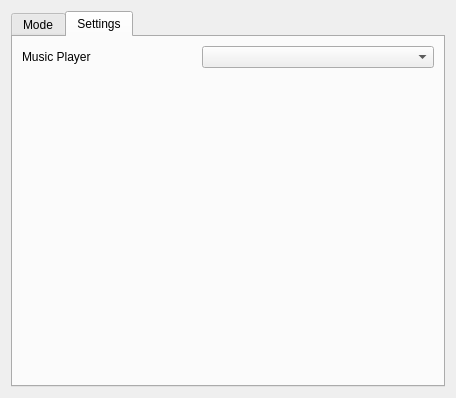
<?xml version="1.0" encoding="UTF-8"?>
<ui version="4.0">
 <class>settingsUi</class>
 <widget class="QWidget" name="settingsUi">
  <property name="windowModality">
   <enum>Qt::NonModal</enum>
  </property>
  <property name="geometry">
   <rect>
    <x>0</x>
    <y>0</y>
    <width>456</width>
    <height>394</height>
   </rect>
  </property>
  <property name="windowTitle">
   <string>Form</string>
  </property>
  <layout class="QGridLayout" name="gridLayout_4">
   <item row="0" column="0">
    <widget class="QTabWidget" name="settings">
     <property name="tabPosition">
      <enum>QTabWidget::North</enum>
     </property>
     <property name="tabShape">
      <enum>QTabWidget::Rounded</enum>
     </property>
     <property name="currentIndex">
      <number>1</number>
     </property>
     <property name="elideMode">
      <enum>Qt::ElideNone</enum>
     </property>
     <widget class="QWidget" name="tab_mode">
      <attribute name="title">
       <string>Mode</string>
      </attribute>
      <layout class="QGridLayout" name="gridLayout_5">
       <item row="0" column="0">
        <widget class="QLabel" name="label_2">
         <property name="text">
          <string>Current plugin status:</string>
         </property>
        </widget>
       </item>
       <item row="0" column="1" colspan="2">
        <widget class="QLabel" name="status_text">
         <property name="text">
          <string>Is working</string>
         </property>
        </widget>
       </item>
       <item row="0" column="3">
        <widget class="QPushButton" name="change_status">
         <property name="text">
          <string>Stop</string>
         </property>
        </widget>
       </item>
       <item row="1" column="0">
        <widget class="QComboBox" name="accounts">
         <property name="enabled">
          <bool>false</bool>
         </property>
        </widget>
       </item>
       <item row="1" column="2" colspan="2">
        <spacer name="horizontalSpacer">
         <property name="orientation">
          <enum>Qt::Horizontal</enum>
         </property>
         <property name="sizeHint" stdset="0">
          <size>
           <width>187</width>
           <height>20</height>
          </size>
         </property>
        </spacer>
       </item>
       <item row="2" column="0" colspan="2">
        <widget class="QCheckBox" name="for_all_accounts">
         <property name="text">
          <string>Set mode for all accounts</string>
         </property>
         <property name="checked">
          <bool>true</bool>
         </property>
        </widget>
       </item>
       <item row="3" column="0" colspan="4">
        <widget class="QStackedWidget" name="mode_settigs">
         <property name="enabled">
          <bool>true</bool>
         </property>
         <property name="currentIndex">
          <number>1</number>
         </property>
         <widget class="QWidget" name="no_accounts">
          <layout class="QGridLayout" name="gridLayout_8">
           <item row="0" column="0">
            <widget class="QLabel" name="label">
             <property name="text">
              <string>You have no Oscar, Jabber or MRIM accounts.</string>
             </property>
             <property name="alignment">
              <set>Qt::AlignHCenter|Qt::AlignTop</set>
             </property>
            </widget>
           </item>
          </layout>
         </widget>
         <widget class="QWidget" name="global">
          <layout class="QGridLayout" name="gridLayout_14">
           <item row="0" column="0">
            <widget class="QTabWidget" name="protocols">
             <property name="enabled">
              <bool>true</bool>
             </property>
             <property name="tabPosition">
              <enum>QTabWidget::West</enum>
             </property>
             <property name="currentIndex">
              <number>0</number>
             </property>
             <property name="tabsClosable">
              <bool>false</bool>
             </property>
             <property name="movable">
              <bool>false</bool>
             </property>
             <widget class="QWidget" name="oscar">
              <attribute name="title">
               <string>Oscar</string>
              </attribute>
              <layout class="QGridLayout" name="gridLayout_3">
               <item row="0" column="0">
                <widget class="QGroupBox" name="oscar_mode">
                 <property name="title">
                  <string>Current mode</string>
                 </property>
                 <layout class="QGridLayout" name="gridLayout_13">
                  <item row="0" column="0">
                   <widget class="QRadioButton" name="oscar_deactevated">
                    <property name="text">
                     <string>Deactivated</string>
                    </property>
                    <property name="checked">
                     <bool>true</bool>
                    </property>
                   </widget>
                  </item>
                  <item row="1" column="0" colspan="2">
                   <widget class="QRadioButton" name="oscar_change_current">
                    <property name="text">
                     <string>Changes current X-status message</string>
                    </property>
                   </widget>
                  </item>
                  <item row="2" column="0">
                   <widget class="QLineEdit" name="oscar_mask_1">
                    <property name="enabled">
                     <bool>false</bool>
                    </property>
                    <property name="toolTip">
                     <string>&lt;!DOCTYPE HTML PUBLIC &quot;-//W3C//DTD HTML 4.0//EN&quot; &quot;http://www.w3.org/TR/REC-html40/strict.dtd&quot;&gt;
&lt;html&gt;&lt;head&gt;&lt;meta name=&quot;qrichtext&quot; content=&quot;1&quot; /&gt;&lt;style type=&quot;text/css&quot;&gt;
p, li { white-space: pre-wrap; }
&lt;/style&gt;&lt;/head&gt;&lt;body style=&quot; font-family:'Sans Serif'; font-size:10pt; font-weight:400; font-style:normal;&quot;&gt;
&lt;table style=&quot;-qt-table-type: root; margin-top:4px; margin-bottom:4px; margin-left:4px; margin-right:4px;&quot;&gt;
&lt;tr&gt;
&lt;td style=&quot;border: none;&quot;&gt;
&lt;p style=&quot; margin-top:0px; margin-bottom:0px; margin-left:0px; margin-right:0px; -qt-block-indent:0; text-indent:0px;&quot;&gt;&lt;span style=&quot; font-family:'Sans';&quot;&gt;%artist - artist&lt;/span&gt;&lt;/p&gt;
&lt;p style=&quot; margin-top:0px; margin-bottom:0px; margin-left:0px; margin-right:0px; -qt-block-indent:0; text-indent:0px;&quot;&gt;&lt;span style=&quot; font-family:'Sans';&quot;&gt;%title - title&lt;/span&gt;&lt;/p&gt;
&lt;p style=&quot; margin-top:0px; margin-bottom:0px; margin-left:0px; margin-right:0px; -qt-block-indent:0; text-indent:0px;&quot;&gt;&lt;span style=&quot; font-family:'Sans';&quot;&gt;%album - album&lt;/span&gt;&lt;/p&gt;
&lt;p style=&quot; margin-top:0px; margin-bottom:0px; margin-left:0px; margin-right:0px; -qt-block-indent:0; text-indent:0px;&quot;&gt;&lt;span style=&quot; font-family:'Sans';&quot;&gt;%track - track number&lt;/span&gt;&lt;/p&gt;
&lt;p style=&quot; margin-top:0px; margin-bottom:0px; margin-left:0px; margin-right:0px; -qt-block-indent:0; text-indent:0px;&quot;&gt;&lt;span style=&quot; font-family:'Sans';&quot;&gt;%time - track length&lt;/span&gt;&lt;/p&gt;
&lt;p style=&quot; margin-top:0px; margin-bottom:0px; margin-left:0px; margin-right:0px; -qt-block-indent:0; text-indent:0px;&quot;&gt;&lt;span style=&quot; font-family:'Sans';&quot;&gt;%file - file name&lt;/span&gt;&lt;/p&gt;
&lt;p style=&quot; margin-top:0px; margin-bottom:0px; margin-left:0px; margin-right:0px; -qt-block-indent:0; text-indent:0px;&quot;&gt;&lt;span style=&quot; font-family:'Sans';&quot;&gt;%uri - full path to file&lt;/span&gt;&lt;/p&gt;&lt;/td&gt;&lt;/tr&gt;&lt;/table&gt;&lt;/body&gt;&lt;/html&gt;</string>
                    </property>
                    <property name="text">
                     <string>Now playing: %artist - %title</string>
                    </property>
                   </widget>
                  </item>
                  <item row="3" column="0" colspan="2">
                   <widget class="QRadioButton" name="oscar_change_music_status">
                    <property name="text">
                     <string>Changes message of &quot;Listening to music&quot; status</string>
                    </property>
                   </widget>
                  </item>
                  <item row="4" column="0">
                   <widget class="QLineEdit" name="oscar_mask_2">
                    <property name="enabled">
                     <bool>false</bool>
                    </property>
                    <property name="toolTip">
                     <string>&lt;!DOCTYPE HTML PUBLIC &quot;-//W3C//DTD HTML 4.0//EN&quot; &quot;http://www.w3.org/TR/REC-html40/strict.dtd&quot;&gt;
&lt;html&gt;&lt;head&gt;&lt;meta name=&quot;qrichtext&quot; content=&quot;1&quot; /&gt;&lt;style type=&quot;text/css&quot;&gt;
p, li { white-space: pre-wrap; }
&lt;/style&gt;&lt;/head&gt;&lt;body style=&quot; font-family:'Sans Serif'; font-size:10pt; font-weight:400; font-style:normal;&quot;&gt;
&lt;table style=&quot;-qt-table-type: root; margin-top:4px; margin-bottom:4px; margin-left:4px; margin-right:4px;&quot;&gt;
&lt;tr&gt;
&lt;td style=&quot;border: none;&quot;&gt;
&lt;p style=&quot; margin-top:0px; margin-bottom:0px; margin-left:0px; margin-right:0px; -qt-block-indent:0; text-indent:0px;&quot;&gt;&lt;span style=&quot; font-family:'Sans';&quot;&gt;%artist - artist&lt;/span&gt;&lt;/p&gt;
&lt;p style=&quot; margin-top:0px; margin-bottom:0px; margin-left:0px; margin-right:0px; -qt-block-indent:0; text-indent:0px;&quot;&gt;&lt;span style=&quot; font-family:'Sans';&quot;&gt;%title - title&lt;/span&gt;&lt;/p&gt;
&lt;p style=&quot; margin-top:0px; margin-bottom:0px; margin-left:0px; margin-right:0px; -qt-block-indent:0; text-indent:0px;&quot;&gt;&lt;span style=&quot; font-family:'Sans';&quot;&gt;%album - album&lt;/span&gt;&lt;/p&gt;
&lt;p style=&quot; margin-top:0px; margin-bottom:0px; margin-left:0px; margin-right:0px; -qt-block-indent:0; text-indent:0px;&quot;&gt;&lt;span style=&quot; font-family:'Sans';&quot;&gt;%track - track number&lt;/span&gt;&lt;/p&gt;
&lt;p style=&quot; margin-top:0px; margin-bottom:0px; margin-left:0px; margin-right:0px; -qt-block-indent:0; text-indent:0px;&quot;&gt;&lt;span style=&quot; font-family:'Sans';&quot;&gt;%time - track length&lt;/span&gt;&lt;/p&gt;
&lt;p style=&quot; margin-top:0px; margin-bottom:0px; margin-left:0px; margin-right:0px; -qt-block-indent:0; text-indent:0px;&quot;&gt;&lt;span style=&quot; font-family:'Sans';&quot;&gt;%file - file name&lt;/span&gt;&lt;/p&gt;
&lt;p style=&quot; margin-top:0px; margin-bottom:0px; margin-left:0px; margin-right:0px; -qt-block-indent:0; text-indent:0px;&quot;&gt;&lt;span style=&quot; font-family:'Sans';&quot;&gt;%uri - full path to file&lt;/span&gt;&lt;/p&gt;&lt;/td&gt;&lt;/tr&gt;&lt;/table&gt;&lt;/body&gt;&lt;/html&gt;</string>
                    </property>
                    <property name="text">
                     <string>%artist - %title</string>
                    </property>
                   </widget>
                  </item>
                  <item row="5" column="0">
                   <spacer name="verticalSpacer_5">
                    <property name="orientation">
                     <enum>Qt::Vertical</enum>
                    </property>
                    <property name="sizeHint" stdset="0">
                     <size>
                      <width>20</width>
                      <height>256</height>
                     </size>
                    </property>
                   </spacer>
                  </item>
                 </layout>
                </widget>
               </item>
              </layout>
             </widget>
             <widget class="QWidget" name="mrim">
              <attribute name="title">
               <string>MRIM</string>
              </attribute>
              <layout class="QGridLayout" name="gridLayout_2">
               <item row="0" column="0">
                <widget class="QGroupBox" name="mrim_mode">
                 <property name="title">
                  <string>Current mode</string>
                 </property>
                 <layout class="QGridLayout" name="gridLayout_17">
                  <item row="0" column="0">
                   <widget class="QRadioButton" name="mrim_deactevated">
                    <property name="text">
                     <string>Deactivated</string>
                    </property>
                    <property name="checked">
                     <bool>true</bool>
                    </property>
                   </widget>
                  </item>
                  <item row="1" column="0">
                   <widget class="QRadioButton" name="mrim_change_current">
                    <property name="text">
                     <string>Changes current status message</string>
                    </property>
                   </widget>
                  </item>
                  <item row="2" column="0">
                   <widget class="QLineEdit" name="mrim_mask_1">
                    <property name="enabled">
                     <bool>false</bool>
                    </property>
                    <property name="toolTip">
                     <string>&lt;!DOCTYPE HTML PUBLIC &quot;-//W3C//DTD HTML 4.0//EN&quot; &quot;http://www.w3.org/TR/REC-html40/strict.dtd&quot;&gt;
&lt;html&gt;&lt;head&gt;&lt;meta name=&quot;qrichtext&quot; content=&quot;1&quot; /&gt;&lt;style type=&quot;text/css&quot;&gt;
p, li { white-space: pre-wrap; }
&lt;/style&gt;&lt;/head&gt;&lt;body style=&quot; font-family:'Sans Serif'; font-size:10pt; font-weight:400; font-style:normal;&quot;&gt;
&lt;table style=&quot;-qt-table-type: root; margin-top:4px; margin-bottom:4px; margin-left:4px; margin-right:4px;&quot;&gt;
&lt;tr&gt;
&lt;td style=&quot;border: none;&quot;&gt;
&lt;p style=&quot; margin-top:0px; margin-bottom:0px; margin-left:0px; margin-right:0px; -qt-block-indent:0; text-indent:0px;&quot;&gt;&lt;span style=&quot; font-family:'Sans';&quot;&gt;%artist - artist&lt;/span&gt;&lt;/p&gt;
&lt;p style=&quot; margin-top:0px; margin-bottom:0px; margin-left:0px; margin-right:0px; -qt-block-indent:0; text-indent:0px;&quot;&gt;&lt;span style=&quot; font-family:'Sans';&quot;&gt;%title - title&lt;/span&gt;&lt;/p&gt;
&lt;p style=&quot; margin-top:0px; margin-bottom:0px; margin-left:0px; margin-right:0px; -qt-block-indent:0; text-indent:0px;&quot;&gt;&lt;span style=&quot; font-family:'Sans';&quot;&gt;%album - album&lt;/span&gt;&lt;/p&gt;
&lt;p style=&quot; margin-top:0px; margin-bottom:0px; margin-left:0px; margin-right:0px; -qt-block-indent:0; text-indent:0px;&quot;&gt;&lt;span style=&quot; font-family:'Sans';&quot;&gt;%track - track number&lt;/span&gt;&lt;/p&gt;
&lt;p style=&quot; margin-top:0px; margin-bottom:0px; margin-left:0px; margin-right:0px; -qt-block-indent:0; text-indent:0px;&quot;&gt;&lt;span style=&quot; font-family:'Sans';&quot;&gt;%time - track length&lt;/span&gt;&lt;/p&gt;
&lt;p style=&quot; margin-top:0px; margin-bottom:0px; margin-left:0px; margin-right:0px; -qt-block-indent:0; text-indent:0px;&quot;&gt;&lt;span style=&quot; font-family:'Sans';&quot;&gt;%file - file name&lt;/span&gt;&lt;/p&gt;
&lt;p style=&quot; margin-top:0px; margin-bottom:0px; margin-left:0px; margin-right:0px; -qt-block-indent:0; text-indent:0px;&quot;&gt;&lt;span style=&quot; font-family:'Sans';&quot;&gt;%uri - full path to file&lt;/span&gt;&lt;/p&gt;&lt;/td&gt;&lt;/tr&gt;&lt;/table&gt;&lt;/body&gt;&lt;/html&gt;</string>
                    </property>
                    <property name="text">
                     <string>Now playing: %artist - %title</string>
                    </property>
                   </widget>
                  </item>
                  <item row="3" column="0">
                   <widget class="QRadioButton" name="mrim_change_music_status">
                    <property name="text">
                     <string>Changes message of  &quot;Music&quot; status</string>
                    </property>
                   </widget>
                  </item>
                  <item row="4" column="0">
                   <widget class="QLineEdit" name="mrim_mask_2">
                    <property name="enabled">
                     <bool>false</bool>
                    </property>
                    <property name="toolTip">
                     <string>&lt;!DOCTYPE HTML PUBLIC &quot;-//W3C//DTD HTML 4.0//EN&quot; &quot;http://www.w3.org/TR/REC-html40/strict.dtd&quot;&gt;
&lt;html&gt;&lt;head&gt;&lt;meta name=&quot;qrichtext&quot; content=&quot;1&quot; /&gt;&lt;style type=&quot;text/css&quot;&gt;
p, li { white-space: pre-wrap; }
&lt;/style&gt;&lt;/head&gt;&lt;body style=&quot; font-family:'Sans Serif'; font-size:10pt; font-weight:400; font-style:normal;&quot;&gt;
&lt;table style=&quot;-qt-table-type: root; margin-top:4px; margin-bottom:4px; margin-left:4px; margin-right:4px;&quot;&gt;
&lt;tr&gt;
&lt;td style=&quot;border: none;&quot;&gt;
&lt;p style=&quot; margin-top:0px; margin-bottom:0px; margin-left:0px; margin-right:0px; -qt-block-indent:0; text-indent:0px;&quot;&gt;&lt;span style=&quot; font-family:'Sans';&quot;&gt;%artist - artist&lt;/span&gt;&lt;/p&gt;
&lt;p style=&quot; margin-top:0px; margin-bottom:0px; margin-left:0px; margin-right:0px; -qt-block-indent:0; text-indent:0px;&quot;&gt;&lt;span style=&quot; font-family:'Sans';&quot;&gt;%title - title&lt;/span&gt;&lt;/p&gt;
&lt;p style=&quot; margin-top:0px; margin-bottom:0px; margin-left:0px; margin-right:0px; -qt-block-indent:0; text-indent:0px;&quot;&gt;&lt;span style=&quot; font-family:'Sans';&quot;&gt;%album - album&lt;/span&gt;&lt;/p&gt;
&lt;p style=&quot; margin-top:0px; margin-bottom:0px; margin-left:0px; margin-right:0px; -qt-block-indent:0; text-indent:0px;&quot;&gt;&lt;span style=&quot; font-family:'Sans';&quot;&gt;%track - track number&lt;/span&gt;&lt;/p&gt;
&lt;p style=&quot; margin-top:0px; margin-bottom:0px; margin-left:0px; margin-right:0px; -qt-block-indent:0; text-indent:0px;&quot;&gt;&lt;span style=&quot; font-family:'Sans';&quot;&gt;%time - track length&lt;/span&gt;&lt;/p&gt;
&lt;p style=&quot; margin-top:0px; margin-bottom:0px; margin-left:0px; margin-right:0px; -qt-block-indent:0; text-indent:0px;&quot;&gt;&lt;span style=&quot; font-family:'Sans';&quot;&gt;%file - file name&lt;/span&gt;&lt;/p&gt;
&lt;p style=&quot; margin-top:0px; margin-bottom:0px; margin-left:0px; margin-right:0px; -qt-block-indent:0; text-indent:0px;&quot;&gt;&lt;span style=&quot; font-family:'Sans';&quot;&gt;%uri - full path to file&lt;/span&gt;&lt;/p&gt;&lt;/td&gt;&lt;/tr&gt;&lt;/table&gt;&lt;/body&gt;&lt;/html&gt;</string>
                    </property>
                    <property name="text">
                     <string>%artist - %title</string>
                    </property>
                   </widget>
                  </item>
                  <item row="5" column="0">
                   <spacer name="verticalSpacer_7">
                    <property name="orientation">
                     <enum>Qt::Vertical</enum>
                    </property>
                    <property name="sizeHint" stdset="0">
                     <size>
                      <width>20</width>
                      <height>45</height>
                     </size>
                    </property>
                   </spacer>
                  </item>
                 </layout>
                </widget>
               </item>
              </layout>
             </widget>
             <widget class="QWidget" name="jabber">
              <property name="enabled">
               <bool>true</bool>
              </property>
              <attribute name="title">
               <string>Jabbr</string>
              </attribute>
              <layout class="QGridLayout" name="gridLayout_18">
               <item row="0" column="0">
                <widget class="QGroupBox" name="jabber_mode">
                 <property name="title">
                  <string>Current mode</string>
                 </property>
                 <layout class="QGridLayout" name="gridLayout_16">
                  <item row="0" column="0">
                   <widget class="QRadioButton" name="jabber_deactivated">
                    <property name="text">
                     <string>Deactivated</string>
                    </property>
                    <property name="checked">
                     <bool>true</bool>
                    </property>
                   </widget>
                  </item>
                  <item row="1" column="0">
                   <widget class="QRadioButton" name="jabber_activated">
                    <property name="text">
                     <string>Activated</string>
                    </property>
                   </widget>
                  </item>
                  <item row="2" column="0">
                   <widget class="QGroupBox" name="jabber_info">
                    <property name="enabled">
                     <bool>false</bool>
                    </property>
                    <property name="title">
                     <string>Info to be presented</string>
                    </property>
                    <layout class="QGridLayout" name="gridLayout_15">
                     <item row="0" column="0">
                      <widget class="QCheckBox" name="jabber_artist">
                       <property name="text">
                        <string>Artist</string>
                       </property>
                      </widget>
                     </item>
                     <item row="0" column="1">
                      <widget class="QCheckBox" name="jabber_track_number">
                       <property name="text">
                        <string>Track number</string>
                       </property>
                      </widget>
                     </item>
                     <item row="1" column="0">
                      <widget class="QCheckBox" name="jabber_title">
                       <property name="text">
                        <string>Title</string>
                       </property>
                      </widget>
                     </item>
                     <item row="1" column="1">
                      <widget class="QCheckBox" name="jabber_length">
                       <property name="text">
                        <string>Track length</string>
                       </property>
                      </widget>
                     </item>
                     <item row="2" column="0">
                      <widget class="QCheckBox" name="jabber_album">
                       <property name="text">
                        <string>Album</string>
                       </property>
                      </widget>
                     </item>
                     <item row="2" column="1">
                      <widget class="QCheckBox" name="jabber_uri">
                       <property name="text">
                        <string>Path to file</string>
                       </property>
                      </widget>
                     </item>
                    </layout>
                   </widget>
                  </item>
                  <item row="3" column="0">
                   <spacer name="verticalSpacer_6">
                    <property name="orientation">
                     <enum>Qt::Vertical</enum>
                    </property>
                    <property name="sizeHint" stdset="0">
                     <size>
                      <width>20</width>
                      <height>118</height>
                     </size>
                    </property>
                   </spacer>
                  </item>
                 </layout>
                </widget>
               </item>
              </layout>
             </widget>
            </widget>
           </item>
          </layout>
         </widget>
        </widget>
       </item>
      </layout>
     </widget>
     <widget class="QWidget" name="tab_settings">
      <attribute name="title">
       <string>Settings</string>
      </attribute>
      <layout class="QGridLayout" name="gridLayout">
       <item row="0" column="0">
        <widget class="QLabel" name="label_3">
         <property name="text">
          <string>Music Player</string>
         </property>
        </widget>
       </item>
       <item row="5" column="1">
        <spacer name="verticalSpacer_3">
         <property name="orientation">
          <enum>Qt::Vertical</enum>
         </property>
         <property name="sizeHint" stdset="0">
          <size>
           <width>232</width>
           <height>298</height>
          </size>
         </property>
        </spacer>
       </item>
       <item row="3" column="0" colspan="2">
        <widget class="QStackedWidget" name="additional_settings">
         <property name="currentIndex">
          <number>0</number>
         </property>
         <widget class="QWidget" name="empty"/>
         <widget class="QWidget" name="mpd">
          <layout class="QGridLayout" name="gridLayout_9">
           <item row="0" column="0">
            <widget class="QLabel" name="label_5">
             <property name="text">
              <string>Hostname</string>
             </property>
            </widget>
           </item>
           <item row="0" column="1">
            <widget class="QLineEdit" name="mpd_host">
             <property name="text">
              <string>127.0.0.1</string>
             </property>
            </widget>
           </item>
           <item row="1" column="0">
            <widget class="QLabel" name="label_6">
             <property name="text">
              <string>Port</string>
             </property>
            </widget>
           </item>
           <item row="1" column="1">
            <widget class="QLineEdit" name="mpd_port">
             <property name="text">
              <string>6600</string>
             </property>
            </widget>
           </item>
           <item row="2" column="0">
            <widget class="QLabel" name="label_7">
             <property name="text">
              <string>Password</string>
             </property>
            </widget>
           </item>
           <item row="2" column="1">
            <widget class="QLineEdit" name="mpd_password">
             <property name="echoMode">
              <enum>QLineEdit::Password</enum>
             </property>
            </widget>
           </item>
          </layout>
         </widget>
        </widget>
       </item>
       <item row="0" column="1">
        <widget class="QComboBox" name="players">
         <property name="currentIndex">
          <number>-1</number>
         </property>
        </widget>
       </item>
      </layout>
     </widget>
    </widget>
   </item>
  </layout>
 </widget>
 <resources/>
 <connections>
  <connection>
   <sender>for_all_accounts</sender>
   <signal>toggled(bool)</signal>
   <receiver>accounts</receiver>
   <slot>setDisabled(bool)</slot>
   <hints>
    <hint type="sourcelabel">
     <x>145</x>
     <y>114</y>
    </hint>
    <hint type="destinationlabel">
     <x>129</x>
     <y>95</y>
    </hint>
   </hints>
  </connection>
  <connection>
   <sender>oscar_change_current</sender>
   <signal>toggled(bool)</signal>
   <receiver>oscar_mask_1</receiver>
   <slot>setEnabled(bool)</slot>
   <hints>
    <hint type="sourcelabel">
     <x>134</x>
     <y>219</y>
    </hint>
    <hint type="destinationlabel">
     <x>130</x>
     <y>248</y>
    </hint>
   </hints>
  </connection>
  <connection>
   <sender>mrim_change_music_status</sender>
   <signal>toggled(bool)</signal>
   <receiver>mrim_mask_2</receiver>
   <slot>setEnabled(bool)</slot>
   <hints>
    <hint type="sourcelabel">
     <x>220</x>
     <y>274</y>
    </hint>
    <hint type="destinationlabel">
     <x>208</x>
     <y>305</y>
    </hint>
   </hints>
  </connection>
  <connection>
   <sender>oscar_change_music_status</sender>
   <signal>toggled(bool)</signal>
   <receiver>oscar_mask_2</receiver>
   <slot>setEnabled(bool)</slot>
   <hints>
    <hint type="sourcelabel">
     <x>188</x>
     <y>271</y>
    </hint>
    <hint type="destinationlabel">
     <x>190</x>
     <y>300</y>
    </hint>
   </hints>
  </connection>
  <connection>
   <sender>mrim_change_current</sender>
   <signal>toggled(bool)</signal>
   <receiver>mrim_mask_1</receiver>
   <slot>setEnabled(bool)</slot>
   <hints>
    <hint type="sourcelabel">
     <x>117</x>
     <y>215</y>
    </hint>
    <hint type="destinationlabel">
     <x>119</x>
     <y>241</y>
    </hint>
   </hints>
  </connection>
  <connection>
   <sender>jabber_activated</sender>
   <signal>toggled(bool)</signal>
   <receiver>jabber_info</receiver>
   <slot>setEnabled(bool)</slot>
   <hints>
    <hint type="sourcelabel">
     <x>176</x>
     <y>223</y>
    </hint>
    <hint type="destinationlabel">
     <x>171</x>
     <y>258</y>
    </hint>
   </hints>
  </connection>
 </connections>
</ui>
